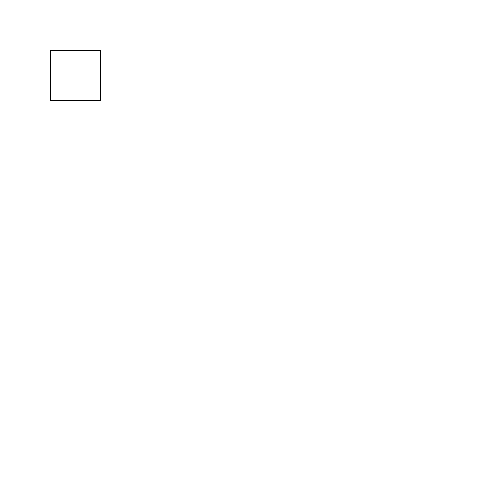
Frame 1 (no input)
Frame 60 (the mouse pressed at the canvas centre just before this capture): identical to frame 1, image omitted
Frame 120 (the mouse held since frame 60 and released just before this capture): identical to frame 1, image omitted

The Processing sketch that drew this single still picture (run headless with seeded random() and noise(); from frame 60 on, the mouse is pressed at the canvas centre):

// Processing sketch: test
// ── test.pde
void setup(){
  size(500,500);
  println("dit is OOPD");
  background(255);
}

void draw(){
rect(50,50,50,50); 
}
